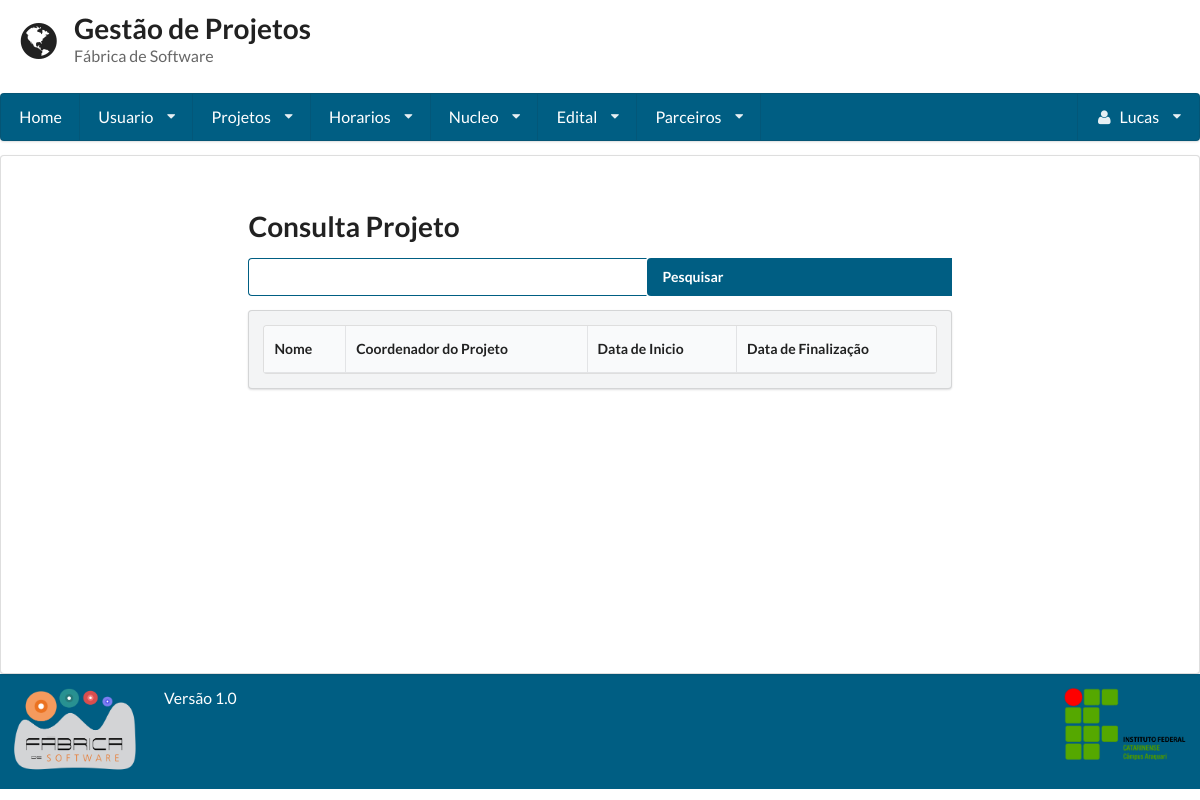
The app's page /consulta_projeto/ (signed in), older data.
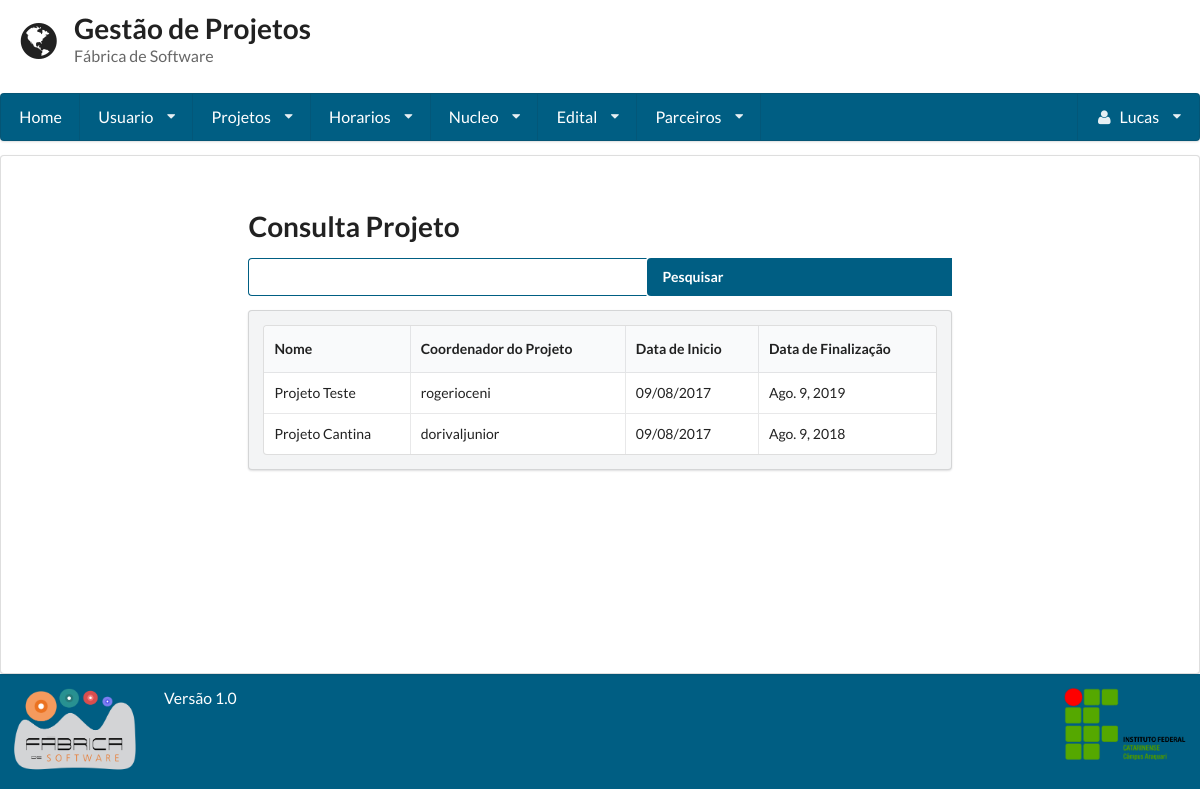
The same page, newer data.
### gestaoapp/models/projeto.py (models this page shows, shortened)
class Projeto(models.Model):
    TIPO_CHOICES = (
        ('Pesquisa', 'Pesquisa'),
        ('Extensao', 'Extensão'),
        ('Ensino', 'Ensino'),
        ('Pesquisa_Extensao', 'Pesquisa/Extensão'),
    )
    tipo = models.CharField(
        max_length=255, null=True, blank=True,
        choices=TIPO_CHOICES
    )
    nome = models.CharField(max_length=255)
    imagem = models.ImageField("Imagem", upload_to='projeto')
    codigo = models.CharField(max_length=255, unique=True)
    coordenador = models.ForeignKey(Usuario, related_name="coordenador")
    duracao = models.CharField(max_length=255)
    data_inicio = models.DateField()
    data_fim = models.DateField()
    nucleo = models.ManyToManyField(Nucleo)
    edital = models.ManyToManyField(Edital, blank=True, related_name="editais_do_projeto")
    descricao = models.TextField()
    data_cadastro = models.DateField(auto_now=True)
    membro = models.ManyToManyField(Usuario, blank=True, related_name="membros")
    parceiro = models.ManyToManyField(Parceiro, blank=True)

### gestaoapp/views/projeto.py (the view, shortened to what this page needs)
# urls.py: url(r'^consulta_projeto/', ConsultaProjeto.as_view()),
class ConsultaProjeto(LoginRequiredMixin, View):
    template = 'projeto/consulta.html'
    def get(self, request):
        form = Busca()
        projeto = Projeto.objects.all()
        usuario = Usuario.objects.get(pk=request.user)
        return render(request, self.template, {'projetos': projeto, "form": form, 'usuario': usuario})

### gestaoapp/forms/busca.py
class Busca(forms.Form):
	nome = forms.CharField(label='Buscar', widget=forms.TextInput)

### gestaoapp/templates/projeto/consulta.html (shortened to what this page needs)
{% extends 'base.html' %}
{% block conteudo %}
    <form method='POST' action='/consulta_projeto/' class="ui form">
        <h1 class="ui header">Consulta Projeto</h1>
        <div class="field">
            <div class="ui action input">
                {{ form.nome }}
                <input type="submit" value="Pesquisar" class='icon search'>
            </div>
        </div>
    </form>
    <div class="ui secondary segment">
        <table class="ui celled table">
            <thead>
            <tr>
                <th>Nome</th>
                <th>Coordenador do Projeto</th>
                <th>Data de Inicio</th>
                <th>Data de Finalização</th>
            </tr>
            </thead>
            <tbody>
            {% for projeto in projetos %}
                <tr>
                    <td>{{ projeto.nome }}</td>
                    <td>{{ projeto.coordenador }}</td>
                    <td>{{ projeto.data_inicio|date:"d/m/Y" }}</td>
                    <td>{{ projeto.data_fim }}</td>
                </tr>
            {% endfor %}
            </tbody>
        </table>
    </div>
{% endblock %}

Row changes from the older to the newer data that the page shows:
added Projeto: nome "Projeto Teste", coordenador "rogerioceni", data_inicio "09/08/2017", data_fim "Ago. 9, 2019"
added Projeto: nome "Projeto Cantina", coordenador "dorivaljunior", data_inicio "09/08/2017", data_fim "Ago. 9, 2018"
